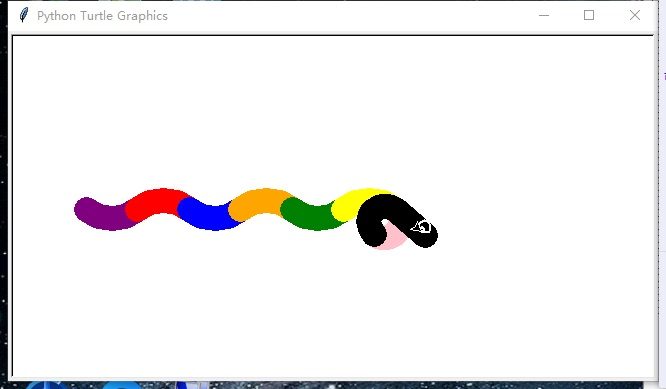

This figure's Python source:
#e2.1Drawpython.py
from random import*
import turtle
turtle.setup(650,350,200,200)
turtle.penup()
turtle.fd(-250)
turtle.pendown()
turtle.pendown()
turtle.pensize(25)
turtle.pencolor("purple")
turtle.seth(-40)
turtle.circle(40,80)
turtle.pencolor("red")
turtle.circle(-40,80)
turtle.pencolor("blue")
turtle.circle(40,80)
turtle.pencolor("orange")
turtle.circle(-40,80)
turtle.pencolor("green")
turtle.circle(40,80)
turtle.pencolor("yellow")
turtle.circle(-40,80)
turtle.pencolor("pink")
turtle.circle(-16,180)
turtle.pencolor("black")
turtle.circle(-16,180)
turtle.fd(40)
turtle.backward(6)
turtle.pencolor("white")
turtle.pensize(2)
turtle.circle(2,360)
turtle.circle(6,360)
 
